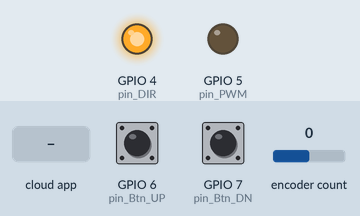
Bench run of a sketch on a simulated ESP8266 (NodeMCU). Shown: output pins drawn as LEDs (lit = HIGH). Inputs (shaded band) come from the test bench; at power-on: GPIO 6 (pin_Btn_UP) HIGH, GPIO 7 (pin_Btn_DN) HIGH, encoder count 0. The ROS host is connected and sends only what is stated; EEPROM starts erased.

Above: at 1.2 s.
1.3 s: GPIO 6 (pin_Btn_UP) pulled LOW for 0.15 s
At 1.7 s:
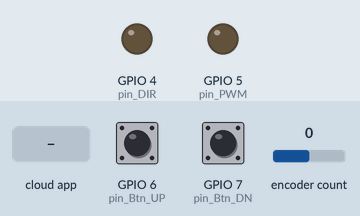
2.9 s: GPIO 7 (pin_Btn_DN) pulled LOW for 0.15 s
At 2.98 s:
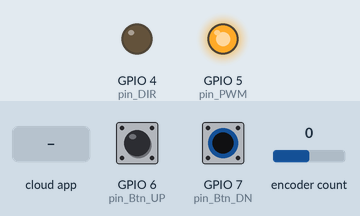
4.5 s: the phone or cloud app sets cmd to 90
At 5.2 s:
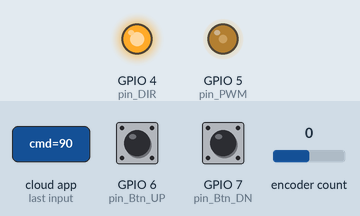
6.0 s: the phone or cloud app sets cmd to 180
At 6.8 s:
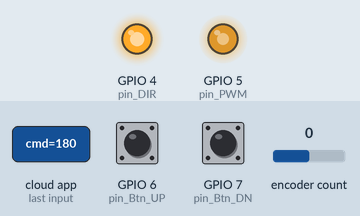
7.5 s: GPIO 6 (pin_Btn_UP) pulled LOW for 1 s
At 8.3 s:
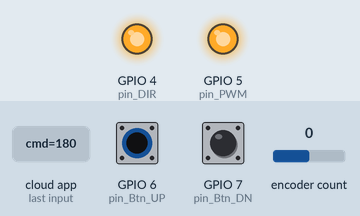
10.0 s: GPIO 7 (pin_Btn_DN) pulled LOW for 1 s
At 10.3 s:
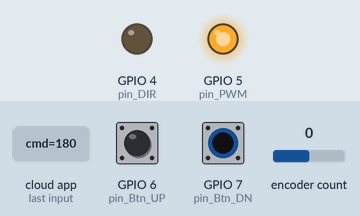
Timing chart, 0 to 13.0 s (numbered marks = the images above; inputs shaded):
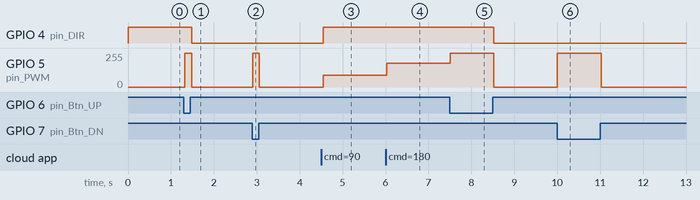

Measured:
- after the input at 1.3 s, GPIO 4 (pin_DIR): HIGH → LOW after 0.18 s; GPIO 5 (pin_PWM): 0/255 → 255/255 at once, → 0/255 0.15 s later
- after the input at 2.9 s, GPIO 5 (pin_PWM): 0/255 → 255/255 at once, → 0/255 0.15 s later
- after the input at 4.5 s, GPIO 4 (pin_DIR): LOW → HIGH at once; GPIO 5 (pin_PWM): 0/255 → 90/255 at once
- after the input at 6.0 s, GPIO 5 (pin_PWM): 90/255 → 180/255 at once
- after the input at 7.5 s, GPIO 4 (pin_DIR): HIGH → LOW after 1.0 s; GPIO 5 (pin_PWM): 180/255 → 255/255 at once, → 0/255 1.0 s later
- after the input at 10.0 s, GPIO 5 (pin_PWM): 0/255 → 255/255 at once, → 0/255 1.0 s later

The sketch:

wm_lifting_column_arduino.ino
```cpp
#include <ros.h>
#include <std_msgs/Int32.h>
#include <Encoder.h>
#include <EEPROM.h>

#define UP 1
#define DOWN 0
#define START 1
#define STOP 0

/// Constantvalues
const int ROMADDR = 500;
const int pin_Btn_UP = 6;
const int pin_Btn_DN = 7;
const int pin_DIR = 4;
const int pin_PWM = 5;
const int pin_hallSensorA = 2;
const int pin_hallSensorB = 3;

// Define the EEPROM storage type
union EEPROMSpace {
  long value;
  byte table[4];
};


// Encoder creation
//   Best Performance: both pins have interrupt capability
//   Good Performance: only the first pin has interrupt capability
//   Low Performance:  neither pin has interrupt capability
Encoder myEnc(pin_hallSensorA, pin_hallSensorB);
//   avoid using pins with LEDs attached


// Position encoding variables
EEPROMSpace oldPosition;
long inactivityCounter = 0;
long lastMllis = 0;

// Buttons config
bool oldButtonUPState = false;
bool oldButtonDOWNState = false;

// ROS callbacks
void cmdCallback(const std_msgs::Int32& cmd) {
  // Send commanded speed and direction to the drive
  if(cmd.data  < 0){
    digitalWrite(pin_DIR, DOWN);
  } else if(cmd.data > 0){
    digitalWrite(pin_DIR, UP);
  }
  analogWrite(pin_PWM, abs(cmd.data));
}


void setPosition(const std_msgs::Int32& pos) {
  myEnc.write(pos.data);
}


// ROS objects
ros::NodeHandle nh;
volatile std_msgs::Int32 positionMessage;
ros::Publisher positionPub("column/position", &positionMessage);
ros::Subscriber<std_msgs::Int32> subCmd("/column/cmd", cmdCallback );
ros::Subscriber<std_msgs::Int32> subSetPosition("/column/set_position", setPosition );


// Start function
void setup() {

  Serial.begin(57600);
  nh.initNode();
  nh.advertise(positionPub);
  nh.subscribe(subCmd);
  nh.subscribe(subSetPosition);

  // Configure pins
  pinMode(pin_PWM, OUTPUT);
  pinMode(pin_DIR, OUTPUT);
  digitalWrite(pin_PWM, STOP);
  digitalWrite(pin_DIR, UP);
  pinMode(pin_Btn_UP, INPUT_PULLUP);
  pinMode(pin_Btn_DN, INPUT_PULLUP);

  // Load previous position from EEPROM
  oldPosition.table[0] = EEPROM.read(ROMADDR+0);
  oldPosition.table[1] = EEPROM.read(ROMADDR+1);
  oldPosition.table[2] = EEPROM.read(ROMADDR+2);
  oldPosition.table[3] = EEPROM.read(ROMADDR+3);

  myEnc.write(oldPosition.value);
}


// Loop function
void loop() {

  // Enforce rate
  long currentMilis = millis();
  if(currentMilis - lastMllis > 50){

    // Manage override buttons
    if(digitalRead(pin_Btn_UP) == LOW) {
      oldButtonUPState = true;
      digitalWrite(pin_DIR, UP);
      digitalWrite(pin_PWM, START);
    } else if (oldButtonUPState) {
      oldButtonUPState = false;
      digitalWrite(pin_DIR, DOWN);
      digitalWrite(pin_PWM, STOP);
    } else if(digitalRead(pin_Btn_DN) == LOW) {
      oldButtonDOWNState = true;
      digitalWrite(pin_DIR, DOWN);
      digitalWrite(pin_PWM, START);
    } else if (oldButtonDOWNState) {
      oldButtonDOWNState = false;
      digitalWrite(pin_DIR, DOWN);
      digitalWrite(pin_PWM, STOP);
    }


    // Get the latest position
    positionMessage.data = myEnc.read();

    // Check if the collumn is moving and save the position in EEPROM once if not.
    if (positionMessage.data == oldPosition.value){
      inactivityCounter ++;
      if (inactivityCounter == 20){  // Counter to add some tolerance.
        EEPROM.put(ROMADDR+0,oldPosition.table[0]);
        EEPROM.put(ROMADDR+1,oldPosition.table[1]);
        EEPROM.put(ROMADDR+2,oldPosition.table[2]);
        EEPROM.put(ROMADDR+3,oldPosition.table[3]);
      }
    } else {
      inactivityCounter = 0;
    }

    // Update ROS
    nh.spinOnce();
    positionPub.publish( &positionMessage );
    lastMllis = currentMilis;
    oldPosition.value = positionMessage.data;
  }
}
```
